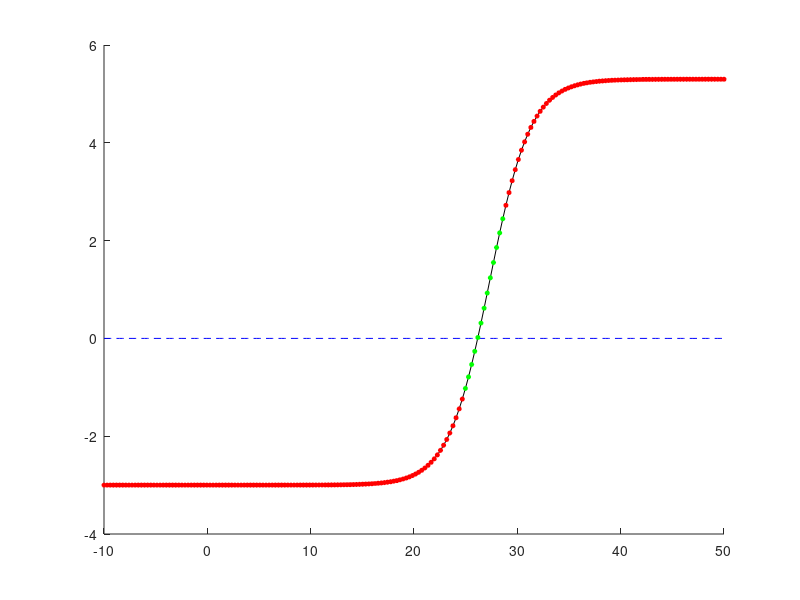

Reproduce this figure in MATLAB.
function Assignment1Newton()
    x_range = linspace(-10,50,200);
    input_list = setGlobal(x_range);

    [y_vals,dfdx] = test_func(x_range);

     x0 = 25;
     max_iter = 200;
     dx_tol = 1e-14;
     y_tol = 1e-14;
     dfdx_min = 1e-14;

    [x_root1,exit_flag] = newton_solve(@test_func, x0, max_iter, dx_tol,y_tol,dfdx_min);
    [f_root1] = test_func(x_root1);

    success_list = [];
    fail_list = [];
    
for n = 1:length(x_range)
    x_guess = x_range(n);
    disp("x_guess")
    root_attempt = newton_solve(@test_func, x_guess, max_iter, dx_tol,y_tol,dfdx_min);
    if abs(x_root1 - root_attempt)<.1
        success_list(end+1) = x_guess;
        disp("success")
    else
        fail_list(end+1) = x_guess;
        disp("fail")
    end
end

    x_root_base = x_root1;

    % x0=27;
    % [x_root2,exit_flag] = newton_solve(@test_func, x0, max_iter, dx_tol,y_tol);
    % [f_root2] = test_func(x_root2);

    [f_success,~] = test_func(success_list);
    [f_fail,~] = test_func(fail_list);

    figure(1);
    hold on;
    plot(x_range,y_vals,'k')
    plot(x_range,x_range*0,'b--')
    plot(success_list,f_success,'go','MarkerFaceColor','g','MarkerSize',3);
    plot(fail_list,f_fail,'ro','MarkerFaceColor','r','MarkerSize',3);
    %plot(x_root1,f_root1,"bo",'MarkerFaceColor','b','MarkerSize',3);
    % plot(x_root2,f_root2,"bo",'MarkerFaceColor','b','MarkerSize',3);
%     all_iteration_list =[];
%     all_error_list = [];
% 
%     x_current_list = [];
%     x_next_list =[];
% 
%     index_list = [];
% 
%     all_error_current_list = [];
%     all_error_next_list = [];
% 
%     all_x_current_list = [];
%     all_x_next_list = [];
% 
%      for n = 1:(max_iter/2)
%          x0 = x_root_base + (2*rand()-.5);
%          [~,~,x_guess_list] = newton_solve(@test_func, x0, max_iter, dx_tol,y_tol);
%          iteration_list = 1:length(x_guess_list);
% 
%          %input_list =[];
% 
%          error_list = abs(x_guess_list-x_root_base);
%          all_iteration_list = [all_iteration_list, iteration_list];
%          all_error_list = [all_error_list,error_list];
% 
%          x_current_list = [x_current_list,input_list(1:end-1)];
%          x_next_list = [x_next_list,input_list(2:end)];
% 
%          current_error = error_list(1:end-1);
%          next_error = error_list(2:end);
% 
%          all_error_current_list = [all_error_current_list,current_error];
%          all_error_next_list = [all_error_next_list,next_error];
% 
%          all_x_current_list = [all_x_current_list,input_list(1:end-1)];
%          all_x_next_list = [all_x_next_list,input_list(2:end)];
% 
%          index_list = [index_list,1:length(input_list)-1];
%      end
% 
% 
%     figure(2);
%     plot(abs(x_guess_list-x_root1));
% 
%     x_regression = []; % e_n
%     y_regression = []; % e_{n+1}
%     %iterate through the collected data
%     error_list0 = all_error_current_list;
%     error_list1 = all_error_next_list; 
% 
%     index_fixer = index_list(1:361);
% 
% for n=1:length(index_fixer)
%     if error_list0(n)>1e-14 && error_list0(n)<1e-2 && error_list1(n)>1e-14 && error_list1(n)<1e-2 && index_fixer(n)>2
%         x_regression(end+1) = error_list0(n);
%         y_regression(end+1) = error_list1(n);
%     end
% end
%     [p,k] = generate_error_fit(x_regression,y_regression);
% 
%     fit_line_x = 10.^[-16:.01:1];
%     fit_line_y = k*fit_line_x.^p;
% 
%     figure(3);
%     loglog(all_error_current_list,all_error_next_list,'ro','markerfacecolor',[1,0,0],'markersize',5)
%     hold on;
%     loglog(x_regression,y_regression,'bo','markerfacecolor',[0,0,1],'markersize',5)
%     loglog(fit_line_x,fit_line_y,'k-','linewidth',2)
%     hold off;
%     xlim([10^-16 10^1])
%     ylim([10^-16 10^1])
end

%%NEWTON SOLVER
function [x_root,exit_flag,x_guess_list] = newton_solve(f_in,x0,max_iter,dx_tol,y_tol,dfdx_min)
    x_prev = x0-2*dx_tol;    
    x_val = x0;
    [f_val,dfdx_val] = f_in(x_val);
    delta_x = 2*dx_tol;

    count = 0;
    x_guess_list = x_val;

  while abs(dfdx_val) > 1e-7 && abs((x_val-x_prev)) > dx_tol && count<max_iter && abs(f_val) > y_tol && abs(dfdx_val)>dfdx_min
        x_prev = x_val;
        x_val = x_val - f_val/dfdx_val;

        [f_val, dfdx_val] = f_in(x_val);
        count=count+1;
        x_guess_list(end+1) = x_val;
        delta_x = -f_val/dfdx_val;

        x_val = x_val+delta_x;
   end

    x_root = x_val;

   %assume success
   exit_flag = 0;

   if abs(x_val-x_prev) > dx_tol && abs(f_val)>y_tol
       exit_flag = 1;
   end

end

%%IMPORT FUNCTION
function [f_val,dfdx] = test_func(x_range)
        a = 27.3; b = 2; c = 8.3; d = -3;

        H = exp((x_range-a)/b);
        dH = H/b;

        L = 1+H;
        dL = dH;

        f_val = c*H./L+d;
        dfdx = c*(L.*dH-H.*dL)./(L.^2);
end

function input_list = setGlobal(x_range)
    global input_list
    input_list(:,end+1) = x_range;
end

function [p,k] = generate_error_fit(x_regression,y_regression)

    Y = log(y_regression)';
    X1 = log(x_regression)';
    X2 = ones(length(X1),1);
    MEGAX = [X1,X2];
%run the regression
    coeff_vec = regress(Y,MEGAX);
%pull out the coefficients from the fit
    p = coeff_vec(1);
    k = exp(coeff_vec(2));
end